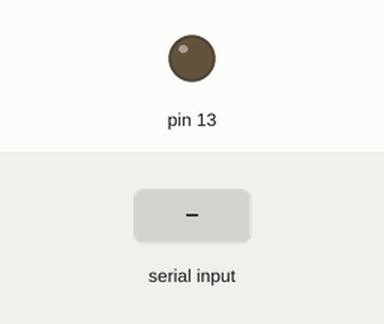
Simulated run of this sketch. Board: Arduino Uno, built with avr-gcc and run on an emulated ATmega328P. Shown: output pins drawn as LEDs (lit = HIGH). Inputs (shaded band) come from the test bench.

Above: at 1.2 s.
1.3 s: "1" received over Serial
At 1.7 s:
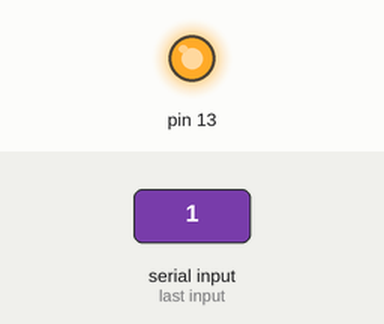
2.8 s: "0" received over Serial
At 4.0 s:
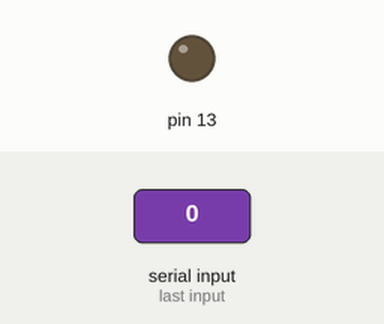
Timing chart, 0 to 5.8 s (numbered marks = the images above; inputs shaded):
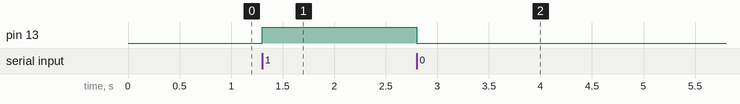

Measured:
- after the input at 1.3 s, pin 13: LOW → HIGH at once
- after the input at 2.8 s, pin 13: HIGH → LOW at once

The sketch:

Serial_Unity_01.ino
```cpp
namespace {
  const int AVERAGE_NUM = 10;
  const int BASE_X      = 530;
  const int BASE_Y      = 519;
  const int BASE_Z      = 545;
}

void setup()
{
  Serial.begin(9600);
  pinMode(13, OUTPUT);
}

void readAccelerometer()
{
  int x = 0, y = 0, z = 0;
  for (int i = 0; i < AVERAGE_NUM; ++i) {
    x += analogRead(0);
    y += analogRead(1);
    z += analogRead(2);
  }
  x /= AVERAGE_NUM;
  y /= AVERAGE_NUM;
  z /= AVERAGE_NUM;

  const int angleX = atan2(x - BASE_X, z - BASE_Z) / PI * 180;
  const int angleY = atan2(y - BASE_Y, z - BASE_Z) / PI * 180;

  Serial.print(angleX);
  Serial.print("\t");
  Serial.print(angleY);
  Serial.println("");
}

void setLed()
{
  if ( Serial.available() ) {
    char mode = Serial.read();
    switch (mode) {
      case '0' : digitalWrite(13, LOW);  break;
      case '1' : digitalWrite(13, HIGH); break;
    }
  }
}

void loop()
{
  //readAccelerometer();
  setLed();
}
```
